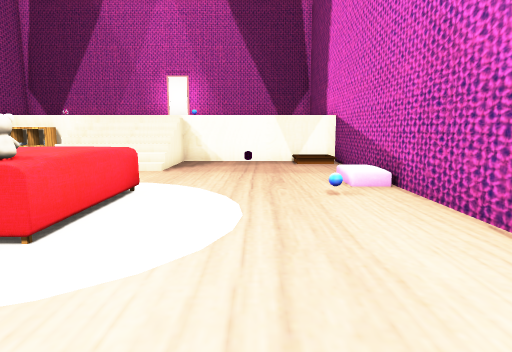
View 1 (above)

17 first-person views from a walk through a Unity game level. The camera is 1.4 m above the floor, tilts 8° down and sees 75° across. The floor is counted in squares, 1 m on a side. Each view is taken from the middle of a square. On the plan, view 1 faces up. The plan holds only what a view shows up to about 15 squares ahead; the rest is blank. The player character is not drawn. Some surface patterns are stand-ins.

View 2
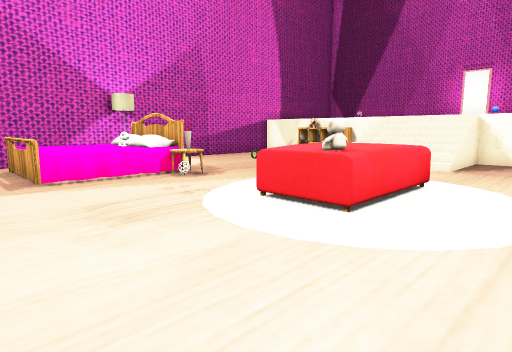

View 3
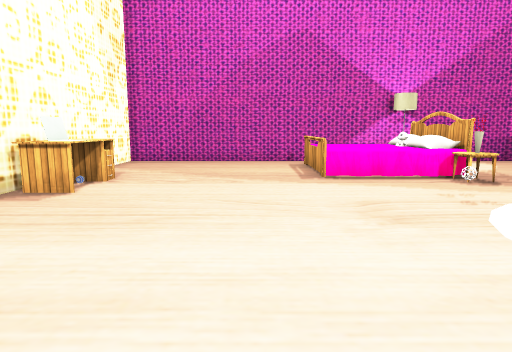

View 4
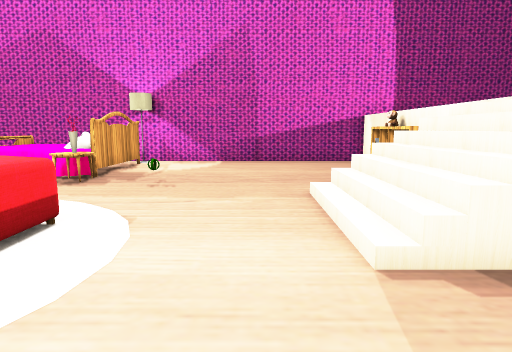

View 5
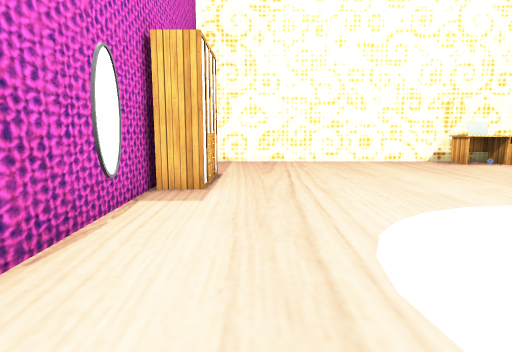

View 6
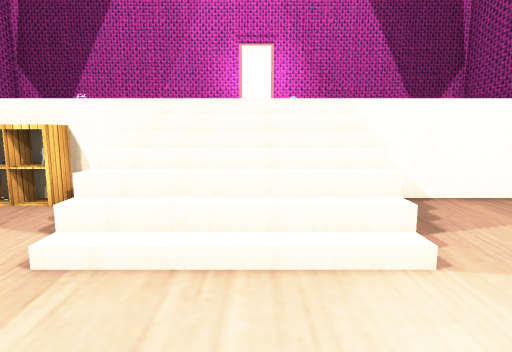

View 7
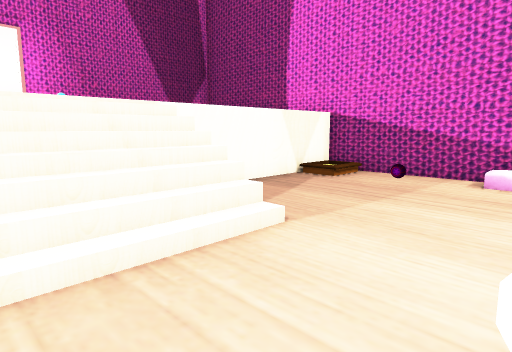

View 8
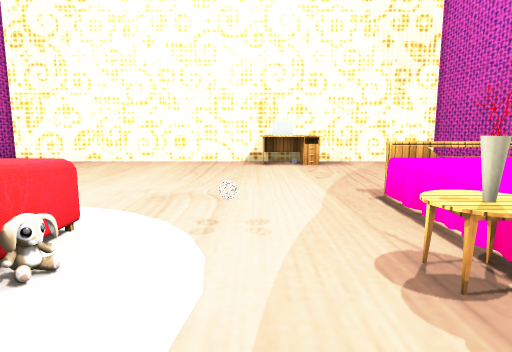

View 9
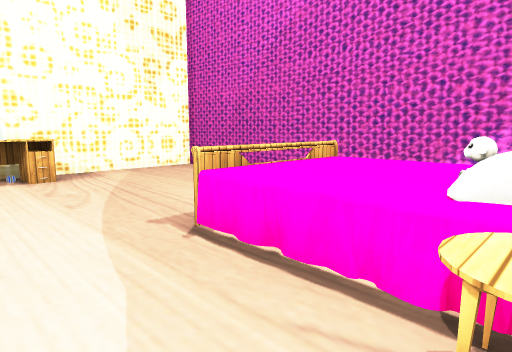

View 10
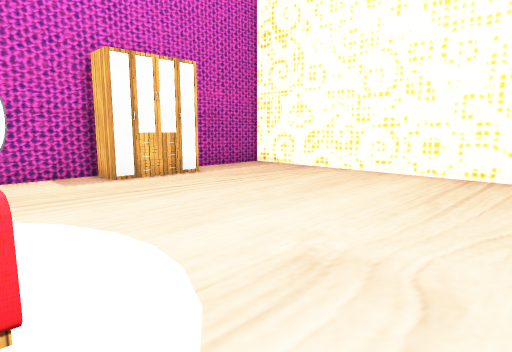

View 11
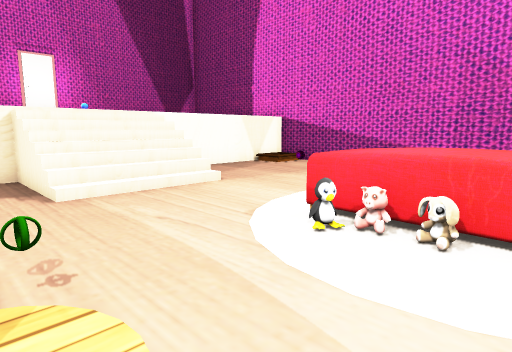

View 12
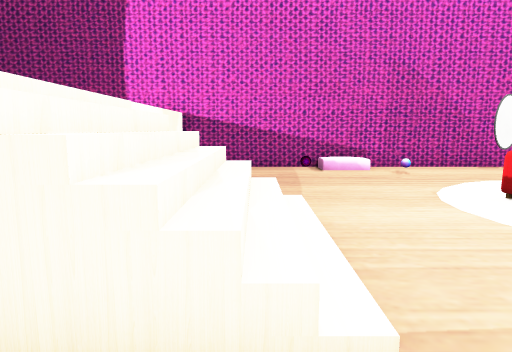

View 13
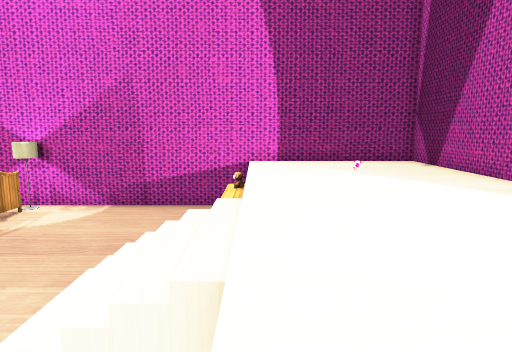

View 14
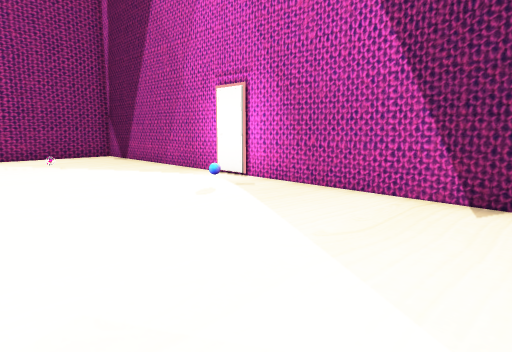

View 15
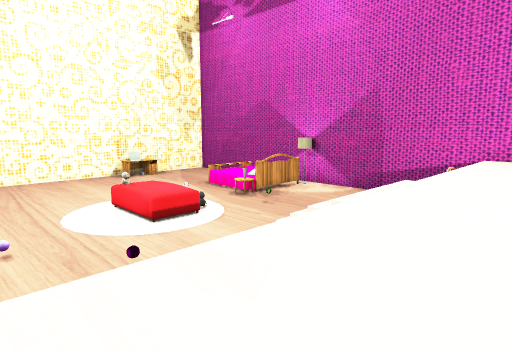

View 16
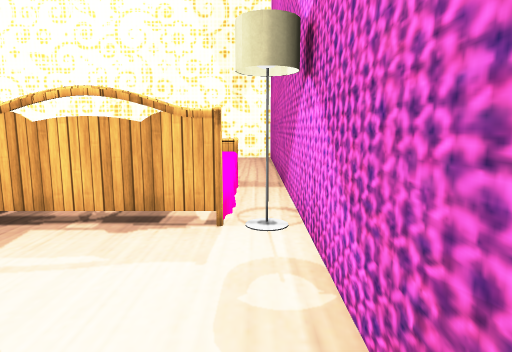

View 17
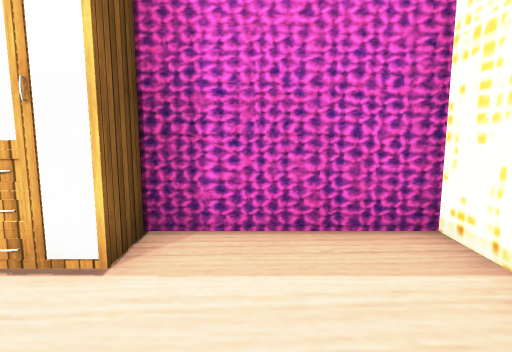

### Floor plan
Key: @ floor where view 1 was taken; # wall or solid block; . main floor; : floor 2 m higher than the main floor; / step, stairs or slope; R rack; B ball; E bed; T table; A vase; L laptop; M mirror; C cabinet; O other object.
Columns run from 15 left of view 1 to 4 right of it. Each row starts with its distance up from view 1.
 22 ####################
 21 #::::::::::::::::: #
 20 #::::::::::O:::::: #
 19 #::::::::::::::::::#
 18 #::::::::::::::::::#
 17 #::::::::::::::::::#
 16 #::::::::::::::::::#
 15 #::::::::::::::::::#
 14 #..RRRR./////....//#
 13 #...  ../////......#
 12 #......./////......#
 11 #......./////..O...#
 10 #..................#
  9 #................. #
  8 #..................#
  7 #......B..OOO .....#
  6 #.........OOO  ....#
  5 #EEEETA...OOO  ....#
  4 #.EEEE....OOO .....#
  3 #.EEEE..B..  .....M#
  2 #.EEEE.............#
  1 #.EEEE.............#
  0 #..............@.###
 -1 #................C##
 -2 #................###
 -3 #..................#
 -4 #..................#
 -5 #.....TLT..........#
 -6 #.....TLT..........#
 -7 ####################

Positions as (right, up) in squares from view 1, and headings:
1: (0, 0), facing up
2: (0, -1), facing up-left
3: (0, -1), facing left
4: (0, 10), facing left
5: (1, 8), facing down
6: (-5, 8), facing up
7: (-7, 8), facing up-right
8: (-7, 8), facing down
9: (-7, 5), facing down-left
10: (-7, 4), facing down-right
11: (-9, 4), facing up-right
12: (-9, 12), facing right
13: (0, 15), facing left
14: (3, 15), facing up-left
15: (3, 18), facing down-left
16: (-14, 10), facing down
17: (-1, -4), facing right
